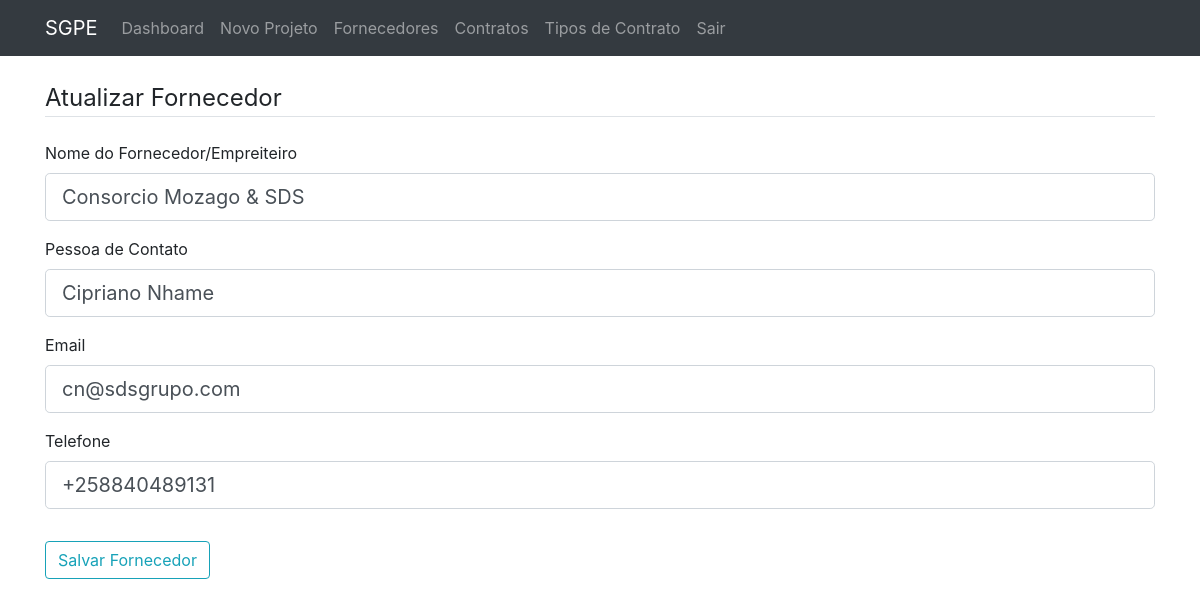
The page /supplier/1/update (signed in) on the database its author committed.
### sgpe/models.py (models this page shows, shortened)
class Supplier(db.Model):
    id = db.Column(db.Integer, primary_key=True)
    name = db.Column(db.String(100), unique=True, nullable=False)
    contact_person = db.Column(db.String(100), nullable=True)
    email = db.Column(db.String(120), unique=True, nullable=True)
    phone = db.Column(db.String(20), nullable=True)
    contracts = db.relationship('Contract', backref='supplier_info', lazy=True)

### sgpe/main/routes.py (the view)
@main.route('/supplier/<int:supplier_id>/update', methods=['GET', 'POST'])
@login_required
def update_supplier(supplier_id):
    supplier = Supplier.query.get_or_404(supplier_id)
    if not current_user.is_admin:
        flash('Não tem permissão para executar esta ação.', 'danger')
        return redirect(url_for('main.suppliers'))
    form = SupplierForm(obj=supplier)
    if form.validate_on_submit():
        form.populate_obj(supplier)
        db.session.commit()
        flash('Fornecedor atualizado com sucesso!', 'success')
        return redirect(url_for('main.suppliers'))
    return render_template('add_supplier.html', title='Atualizar Fornecedor',
                           form=form, legend='Atualizar Fornecedor')

### sgpe/forms.py (shortened to what this page needs)
class SupplierForm(FlaskForm):
    name = StringField('Nome do Fornecedor/Empreiteiro', validators=[DataRequired()])
    contact_person = StringField('Pessoa de Contato', validators=[Optional()])
    email = StringField('Email', validators=[Optional(), Email()])
    phone = StringField('Telefone', validators=[Optional()])
    submit = SubmitField('Salvar Fornecedor')
    def __init__(self, *args, **kwargs):
        super(SupplierForm, self).__init__(*args, **kwargs)
        self.obj_instance = kwargs.get('obj')

### sgpe/__init__.py (called while the page is built)
def create_app(config_name):
    app = Flask(__name__, template_folder='../templates', static_folder='../static')
    app.config.from_object(config[config_name])
    config[config_name].init_app(app)
    db.init_app(app)
    bcrypt.init_app(app)
    login_manager.init_app(app)
    from sgpe.models import User
    @login_manager.user_loader
    def load_user(user_id):
        return User.query.get(int(user_id))
    from sgpe.main.routes import main
    app.register_blueprint(main)
    return app

### templates/add_supplier.html (shortened to what this page needs)
{% extends "layout.html" %}
{% block content %}
    <div class="content-section">
        <form method="POST" action="">
            <fieldset class="form-group">
                <legend class="border-bottom mb-4">{{ legend }}</legend>
                <div class="form-group">
                    {{ form.name.label(class="form-control-label") }}
                    {% if form.name.errors %}
                        {{ form.name(class="form-control form-control-lg is-invalid") }}
                        <div class="invalid-feedback">
                            {% for error in form.name.errors %}
                                <span>{{ error }}</span>
                            {% endfor %}
                        </div>
                    {% else %}
                        {{ form.name(class="form-control form-control-lg") }}
                    {% endif %}
                </div>
                <div class="form-group">
                    {{ form.contact_person.label(class="form-control-label") }}
                    {{ form.contact_person(class="form-control form-control-lg") }}
                </div>
                <div class="form-group">
                    {{ form.email.label(class="form-control-label") }}
                    {{ form.email(class="form-control form-control-lg") }}
                </div>
                <div class="form-group">
                    {{ form.phone.label(class="form-control-label") }}
                    {{ form.phone(class="form-control form-control-lg") }}
                </div>
            </fieldset>
            <div class="form-group">
                {{ form.submit(class="btn btn-outline-info") }}
            </div>
        </form>
    </div>
{% endblock content %}

### rows shown on the page
Supplier: name "Consorcio Mozago & SDS", contact_person "Cipriano Nhame", email "cn@sdsgrupo.com", phone "+258840489131"

### other values the page prints
{{ legend }} "Atualizar Fornecedor"
